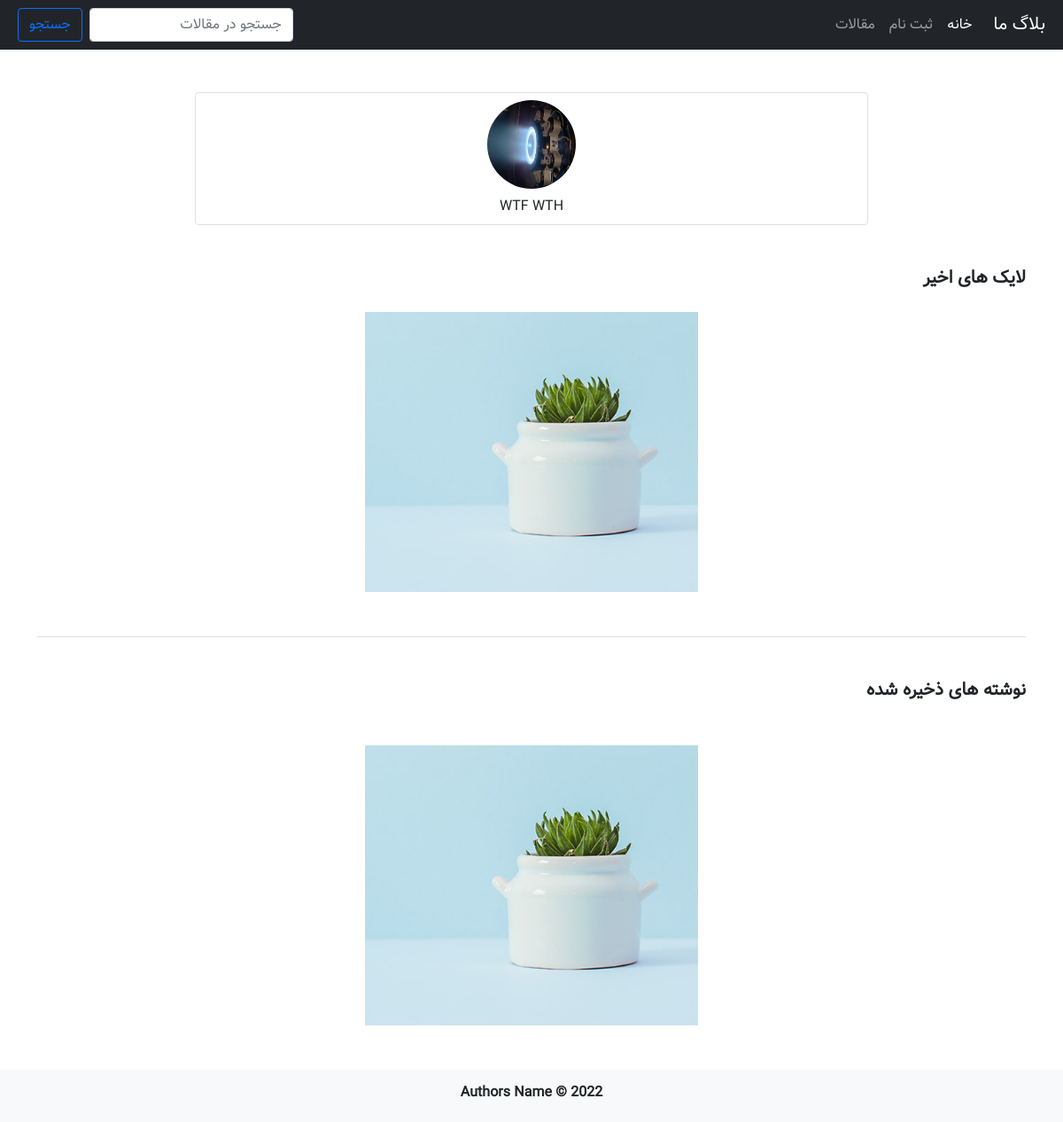
Screenshot of /account/activity/ (signed in) with the database file from the repository.
### account/models.py (models this page shows)
class User(AbstractUser):
    avatar = models.ImageField(
        upload_to='account/avatar/', null=True, blank=True, verbose_name='تصویر پروفایل', default='defaultpics/profdefault.jpg')
    def get_avatar(self):
        return format_html(f"<img width=75 height=75 style='border-radius: 5px;' src='{self.avatar.url}'>")
    get_avatar.short_description = "تصویر پروفایل"

### blog/models.py (models this page shows, shortened)
class Like(models.Model):
    owner = models.ForeignKey(
        User, verbose_name='توسط', on_delete=models.CASCADE, null=False, blank=False
    )
    article = models.ForeignKey(
        Article, on_delete=models.CASCADE, verbose_name='مقاله', null=False, blank=False
    )
    created = models.DateTimeField(
        auto_now_add=True, verbose_name='تاریخ لایک'
    )
    class Meta:
        verbose_name = 'لایک'
        verbose_name_plural = 'لایک ها'

class Article(models.Model):
    title = models.CharField(max_length=75, verbose_name='عنوان')
    description = models.TextField(verbose_name='توضیحات')
    author = models.ForeignKey(
        User, on_delete=models.CASCADE, related_name='articles', verbose_name='نویسنده'
    )
    image = models.ImageField(
        upload_to='articles/', verbose_name='تصویر مقاله'
    )
    hits = models.ManyToManyField(
        IPAddress, related_name='articles', blank=True, verbose_name='بازدید ها'
    )
    publish_time = models.DateTimeField(
        default=timezone.now, verbose_name='زمان انتشار'
    )
    categories = models.ManyToManyField(
        Category, related_name='articles', verbose_name='دسته بندی ها'
    )
    created = models.DateTimeField(
        auto_now_add=True, verbose_name='تاریخ ایجاد'
    )
    updated = models.DateTimeField(
        auto_now=True, verbose_name='تاریخ آخرین ویرایش'
    )
    class Meta:
        verbose_name = 'مقاله'
        verbose_name_plural = 'مقالات'
    def get_thumbnail(self):
        return format_html(f"<img width=100 height=75 style='border-radius: 5px;' src='{self.image.url}'>")
    get_thumbnail.short_description = "تصویر"

class SaveArticle(models.Model):
    owner = models.ForeignKey(
        User, verbose_name='توسط', on_delete=models.CASCADE
    )
    article = models.ForeignKey(
        Article, verbose_name="مقاله", on_delete=models.CASCADE
    )
    created = models.DateTimeField(
        auto_now_add=True, verbose_name='تاریخ ایجاد'
        )
    class Meta:
        verbose_name = 'ذخیره مقاله'
        verbose_name_plural = 'مقاله های ذخیره شده'

### account/views.py (the view)
# urls.py: path('account/activity/', UserDetailView.as_view(), name='account_activity'),
class UserDetailView(AccountPagesMixin, View):
    template = 'account/account.html'
    def get(self, request):
        context = {
            'user_data': User.objects.get(username=request.user.username)
        }
        return render(request, self.template, context)

### account/mixins.py (called while the page is built)
    def dispatch(self, request, *args, **kwargs):
        if request.user.is_authenticated and request.user.is_staff:
            return redirect('/admin')
        elif request.user.is_authenticated:
            return super().dispatch(request, *args, **kwargs)
        raise Http404

### account/templates/account/account.html (shortened to what this page needs)
{% extends '_base.html' %}
{% load static %}
{% block content %}
<section class="container my-5">
    <div class="row">
        <section class="col-md-12">
            <div class="row justify-content-center">
                <div class="col-md-8 mb-5 border rounded p-2">
                    {% if user_data.avatar %}
                    <div class="text-center mb-2">
                        <img src="{{ user_data.avatar.url }}" alt="user profile" class="rounded-circle" width="100px"
                            height="100px">
                    </div>
                    {% endif %}
                    <div class="text-center">{{ user_data.get_full_name }}</div>
                </div>
                <div class="col-md-12">
                    <h5 class="text-bold mb-4">لایک های اخیر</h5>
                </div>
                {% for liked in user_data.like_set.all %}
                <article class="col-md-4 article-card">
                    <div>
                        <img src="{{ liked.article.image.url }}" class="article-img" alt="article 1">
                    </div>
                </article>
                {% endfor %}
                <div class="col-md-12">
                    <h5 class="text-bold my-5 border-top pt-5">نوشته های ذخیره شده</h5>
                </div>
                {% for saved in user_data.savearticle_set.all %}
                <article class="col-md-4 article-card">
                    <div>
                        <img src="{{ saved.article.image.url }}" class="article-img" alt="article 1">
                    </div>
                </article>
                {% endfor %}
            </div>
        </section>
    </div>
</section>
{% endblock %}

### assets/css/style.css (style rules this page uses)
body { font-family: "Vazir"; }
.text-bold { font-weight: 600; }
.article-card { overflow: hidden; position: relative; height: 320px; border: 2.5px solid #fff; }
.article-img { min-width: 100%; height: 100%; position: absolute; left: 0; }

### rows the page displays
User: avatar (picture), get_full_name "WTF WTH"
Like: article.image (picture)
SaveArticle: article.image (picture)
